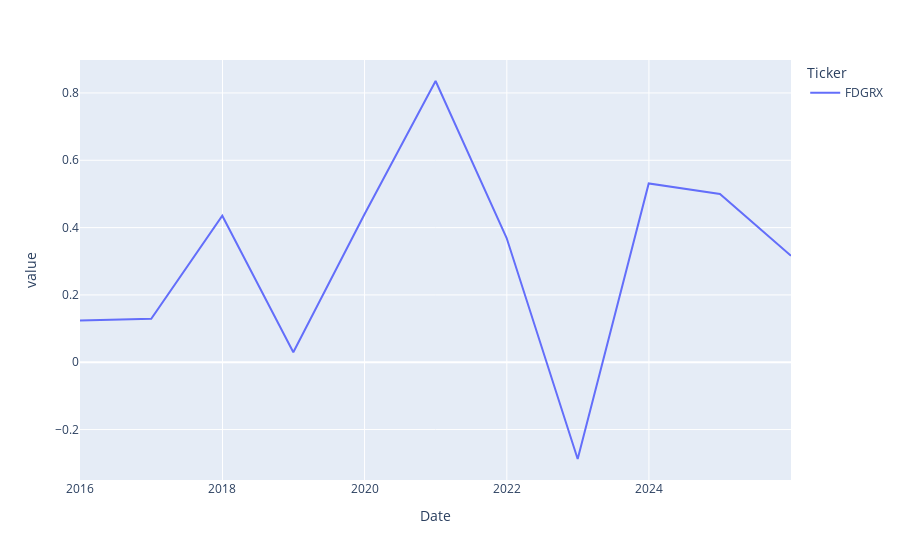

Here is the notebook cell this chart was saved with:
### Code cell
#This gives gain/loss per Year, that's why it will come as zig-zag line chart
yearly_cum_returns.plot()

### Figure 1 — Plotly figure (JSON) as saved in the notebook; plotly's stock layout.template omitted (floating-point values rounded to 4 significant figures)
{"data": [{"hovertemplate": "Ticker=FDGRX<br>Date=%{x}<br>value=%{y}<extra></extra>", "legendgroup": "FDGRX", "line": {"color": "#636efa", "dash": "solid"}, "marker": {"symbol": "circle"}, "mode": "lines", "name": "FDGRX", "orientation": "v", "showlegend": true, "type": "scatter", "x": ["2015-12-31T00:00:00", "2016-12-31T00:00:00", "2017-12-31T00:00:00", "2018-12-31T00:00:00", "2019-12-31T00:00:00", "2020-12-31T00:00:00", "2021-12-31T00:00:00", "2022-12-31T00:00:00", "2023-12-31T00:00:00", "2024-12-31T00:00:00", "2025-12-31T00:00:00"], "xaxis": "x", "y": [0.1243, 0.1291, 0.4352, 0.02958, 0.4388, 0.8355, 0.369, -0.2875, 0.5313, 0.5001, 0.3164], "yaxis": "y"}], "layout": {"legend": {"title": {"text": "Ticker"}, "tracegroupgap": 0}, "margin": {"t": 60}, "xaxis": {"anchor": "y", "domain": [0, 1], "title": {"text": "Date"}}, "yaxis": {"anchor": "x", "domain": [0, 1], "title": {"text": "value"}}}}
